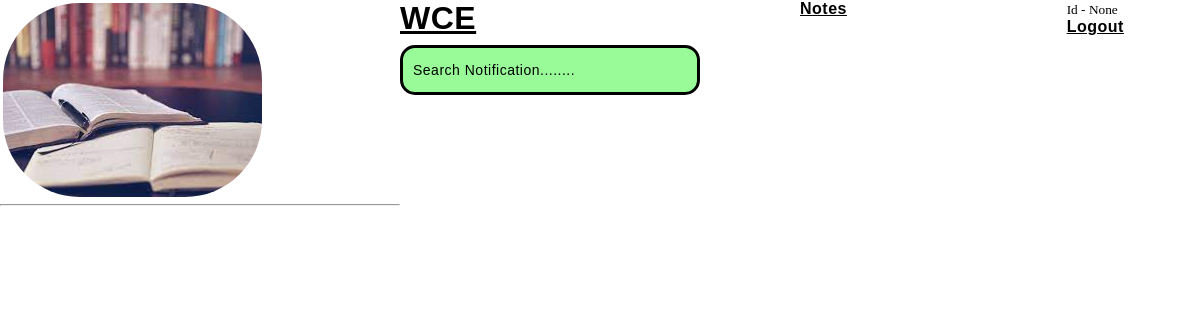
Before: /notes/ with the older database file.
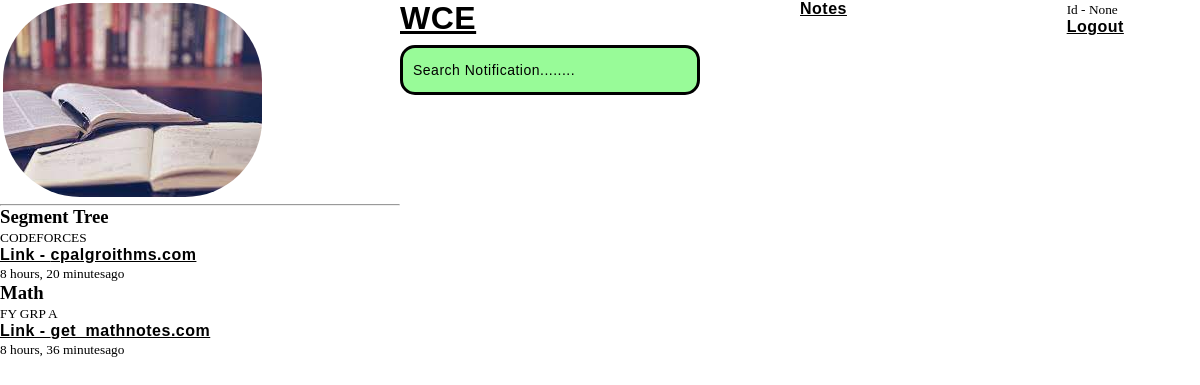
After: the same page with the newer database file.
### base/models.py (models this page shows)
class Notes(models.Model):
    host = models.ForeignKey(User, on_delete = models.SET_NULL, null = True)
    topic = models.ForeignKey(Topic, on_delete = models.CASCADE)
    title = models.CharField(max_length = 200)
    link = models.CharField(max_length = 400)
    updated = models.DateTimeField(auto_now = True)
    created = models.DateTimeField(auto_now_add = True)
    class Meta:
        ordering = ['-updated', '-created']

class Topic(models.Model):
    name = models.CharField(max_length = 200)
    def __str__(self):
        return self.name

### base/views.py (the view)
# urls.py: path('notes/', views.notesPage, name = "notes"),
def notesPage(request):
    notes = Notes.objects.all()
    number_notes = notes.count()
    topics = Topic.objects.all()
    context = {'notes' : notes, 'topics' : topics, 'number_notes' : number_notes, 'page' : 'notes'}
    return render(request, 'base/notes.html', context)

### base/templates/base/notes.html
{% extends 'main.html' %}
{% block content %}
{% for note in notes %}
<div>
    <h3>{{note.title}}</h3>
    <small>{{note.topic}}</small>
    <br>
    <a href="{note.link}}">Link - {{note.link}}</a>
    <p>
    <small>{{note.updated|timesince}}ago</small>
    </p>
</div>
{% endfor %}
{% endblock %}

### templates/main.html (shortened to what this page needs)
<!DOCTYPE html>
{% load static %}
<html lang="en">
<head>
    <link rel="stylesheet" type="text/css" media="screen" href="{% static 'styles/style.css' %}">
</head>
<body>
    {% include 'navbar.html' %}
    {% block content %}
    {% endblock %}
</body>
</html>

### templates/navbar.html (shortened to what this page needs)
{% load static %}
<div class="navbar">
    <div>
    <img src="{% static 'images\Img1.jpg' %}" class="navbar-img">
</div>
<div>
<a href="/">
    <h1>WCE</h1>
</a>
<form action="{% url 'home' %}" class = "search-bar">
    <input type="text" name="q" placeholder="Search Notification........">
</form>
</div>
<div>
    <p>
    <a href="{% url 'notes' %}">Notes</a>
    </p>
</div>
<div>
    <small style="color: black;">Id - {{request.user.id}}</small>
    <p>
    <a href="{% url 'logout' %}" style="text-align: left;">Logout</a></p>
</div>
<hr>
</div>

### static/styles/style.css (style rules this page uses)
*, *:before, *:after { padding: 0; margin: 0; box-sizing: border-box; }
.navbar { color: white; border: whitesmoke; border-radius: 15px; display: grid; grid-template-columns: 3fr 3fr 2fr 1fr; }
.navbar-img { border: solid white; border-radius: 80px; }
.navbar input { border: solid black; border-radius: 15px; width: 300px; background-color: palegreen; }
a { font-family: 'Poppins',sans-serif; letter-spacing: 0.5px; font-weight: 900; color: black; }
form * { font-family: 'Poppins',sans-serif; color: black; letter-spacing: 0.5px; outline: none; border: none; }
input { display: block; height: 50px; width: 100%; background-color: rgba(255,255,255,0.07); border-radius: 3px; padding: 0 10px; margin-top: 8px; font-size: 14px; font-weight: 300; }
::placeholder { color: black; }

Changed rows visible on the page:
added Notes: title "Segment Tree", topic "CODEFORCES", link "cpalgroithms.com", updated "8 hours, 20 minutes"
added Notes: title "Math", topic "FY GRP A", link "get_mathnotes.com", updated "8 hours, 36 minutes"
